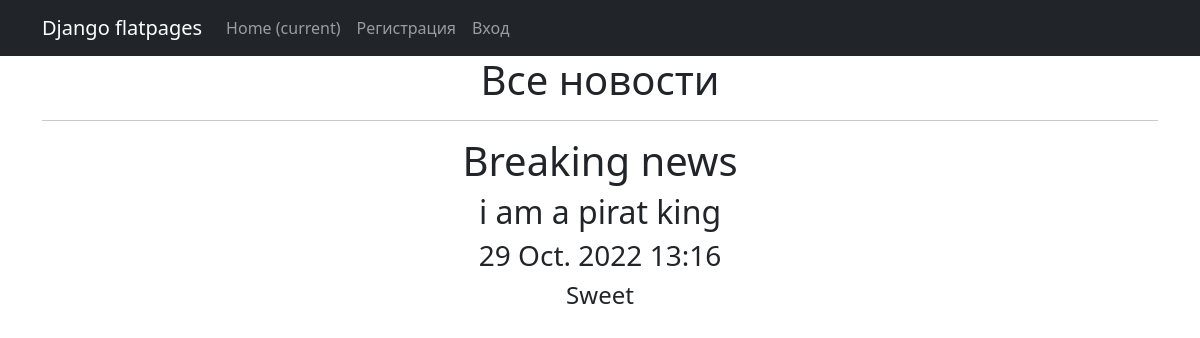
The page /news/info/1/ on the database its author committed.
### news/models.py (models this page shows, shortened)
class Post(models.Model):
    author = models.ForeignKey(Author, on_delete=models.CASCADE)
    NEWS = "NW"
    ARTICLE = "AR"
    CATEGORY_CHOICES = (
        (NEWS, 'Новость'),
        (ARTICLE, 'Статья'),
    )
    categoryType = models.CharField(max_length=2, choices=CATEGORY_CHOICES, default=ARTICLE)
    dateCreation = models.DateTimeField(auto_now_add=True)
    postCategory = models.ManyToManyField(Category, through='PostCategory')
    title = models.CharField(max_length=128)
    text = models.TextField()
    rating = models.SmallIntegerField(default=0)

class Category(models.Model):
    name = models.CharField(max_length=64, unique=True)
    subscribers = models.ManyToManyField(User, related_name='categories')

### news/views.py (the view)
# urls.py: path('info/<int:pk>/', ShowPost.as_view(), name='show_post'),
class ShowPost(DetailView):
    model = Post
    template_name = 'news/info.html'
    context_object_name = 'info'

### news/templatetags/censor_filters.py (called while the page is built)
@register.filter()
def censor(value):
    bad_words = ('слова', 'казнью', 'логия')
    if not isinstance(value, str):
        raise TypeError(f"unresolved type '{type(value)}' expected  type 'str'")
    for word in value.split():
        if word.lower().strip(',') in bad_words:
            value = value.replace(word, f"{word[0]}{'*' * (len(word) - 1)}")
    return value

### news/templates/news/info.html (shortened to what this page needs)
{% extends 'default.html' %}
{% load censor_filters %}
{% block content %}
   <h1>Все новости</h1>
   <hr>
   {% if info %}
               <h1>{{ info.title }}</h1>
               <h2>{{ info.text| censor}}</h2>
               <h3>{{ info.dateCreation | date:'d M. Y H:i'}}</h3>
               <h4>
                   {% for a in info.postCategory.all %}
                        {{ a.name }}
                   {% endfor %}
               </h4>
   {% else %}
       <h2>Информации нет!</h2>
   {% endif %}
{% endblock content %}

### rows shown on the page
Post: title "Breaking news", text|censor "i am a pirat king", dateCreation "29 Oct. 2022 13:16"
Category: name "Sweet"
